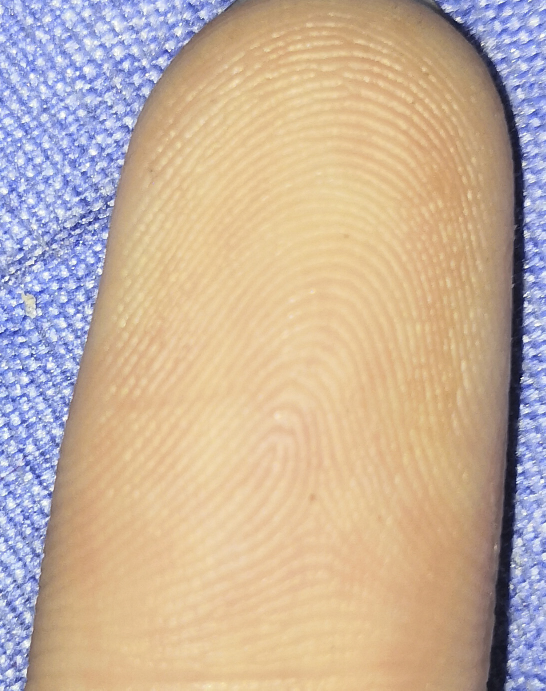
%> input picture img/img1.jpg, 1091 x 1381 px (shown at 1/2 size)
$ octave --eval "result = keypoint_extraction('img/img1.jpg');"   (GNU Octave 9; MATLAB toolbox functions it lacks are replaced by stand-ins)
%> lines starting %> are read from the running program, lines starting %| are printed output that depends on the picture; in (x1, y1, x2, y2) boxes, pixels count from 0 and x2, y2 are one past the last pixel; in counts of white or black regions, pixels touching at a corner belong together; the program's own positions count from 1
### finger2bw.m
function [bw,mask] = finger2bw(im)
[m,n,~] = size(im);
mask=segmentation(im,10);
im = rgb2gray(im);
im(mask==0)=0;
G_Filter=fspecial('gaussian',round(m/50),round(m/90));
im_Filter = imfilter(im, G_Filter);
im_Diff=im-im_Filter;
im=(im_Diff-min(im_Diff(:)))/(max(im_Diff(:))-min(im_Diff(:)));
bw=block_histeq(im,round(m/30));
bw = imerode(bw,strel('disk',1));
bw = bw-bwareaopen(bw,round(m*n/30));
bw = imdilate(bw,strel('disk',1));
bw = bwareaopen(bw,round(m*n/30000));
end

function im_out = block_histeq(im,block_size)
    h = @(block_struct) imbinarize(histeq(block_struct.data));
    im_out = blockproc(im,[block_size block_size],h);
end

### segmentation.m
function mask=segmentation(im,block_size)%im为输入图像,block_size为分块大小
    [row_num,col_num,~] = size(im);
    row_blk_num = floor(row_num/block_size);
    col_blk_num = floor(col_num/block_size);
    seed = [round(row_blk_num/2),round(col_blk_num/2)];%取图像中心点为种子
    mask = zeros(row_blk_num,col_blk_num,'logical');
    mask(seed(1),seed(2))=1;
    queue = [seed];
    threshold = .05;
    while size(queue, 1)
        x = queue(1,1);
        y = queue(1,2);
        queue(1,:) = [];
        block = im((x-1)*block_size+1:x*block_size,(y-1)*block_size+1:y*block_size,:);
        block_r = block(:,:,1); block_g = block(:,:,2); block_b = block(:,:,3);
        average_r = mean(block_r(:)); average_g = mean(block_g(:)); average_b = mean(block_b(:));
        for i = -1:1
        	for j = -1:1
                if x+i > 0  &&  x+i <= row_blk_num && y+j > 0  &&  y+j <= col_blk_num && ~mask(x+i,y+j)
                    block_next = im((x+i-1)*block_size+1:(x+i)*block_size,(y+j-1)*block_size+1:(y+j)*block_size,:);
                    block_next_r = block_next(:,:,1); block_next_g = block_next(:,:,2); block_next_b = block_next(:,:,3);
                    if abs(average_r - mean(block_next_r(:)))+abs(average_g - mean(block_next_g(:)))...
                            +abs(average_b - mean(block_next_b(:))) <= threshold
                        mask(x+i, y+j) =1;
                        queue(end+1,:) = [x+i, y+j];
                    end
                end
            end
        end
    end
    mask=imresize(imfill(mask,'holes'), [row_num,col_num],'nearest');
end

### Get_angle_array.m

% 寻找角度和波长（频率）的函数

function  [ angle_array , wavelength ,frequency ] = Get_angle_array(img,part_piece,extend)
    img_2 = img;

    height =size(img_2,1);
    width  = size (img_2,2);
    div_height =floor( height/part_piece);
    div_width = floor(width/part_piece);

    angle_array = zeros(div_height , div_width);
    wavelength = zeros(div_height, div_width);
    frequency = zeros(div_height,div_width);

    k=64;


    for i = 1 : div_height
        for j = 1 : div_width
            Area = double(img_2(part_piece*(i-1) + 1 : part_piece*i , part_piece*(j-1) + 1 : part_piece*j));
            if (((i-1)*part_piece - (extend-part_piece) / 2 +1 < 0) || (i*part_piece +(extend-part_piece) / 2>height) ...
                || ((j-1)*part_piece - (extend-part_piece) / 2 +1 < 0) || (j*part_piece +(extend-part_piece) / 2>width)) %之前写成div_height不对
                Area_abs = abs(fftshift(fft2(padarray(Area,[(extend-part_piece) / 2,(extend-part_piece) / 2],'both','replicate'))));
            else
                Area_abs = abs(fftshift(fft2(   img_2( (i-1)*part_piece - (extend-part_piece) / 2 +1 : i*part_piece ...
                    + (extend-part_piece)/2, (j-1)*part_piece - (extend-part_piece)/2 +1 : j*part_piece + (extend-part_piece)/2))));
            end

            [ posx,posy ] = find (Area_abs == max(max(Area_abs)));

            Area_abs(posx,posy) = 0 ;
            [ temp,pos_max ] = sort(Area_abs(:),'descend');
            [ x1,y1 ] = ind2sub(size(Area_abs),pos_max(1));
            [ x2,y2 ] = ind2sub(size(Area_abs),pos_max(2));
            angle = atand((y1-y2)/(x1-x2));                   %以度为单位的反正切
            temp_wave = k / sqrt( (x1 - x2)^2 + (y1 - y2)^2 );
            temp_frequency =  sqrt( (x1 - x2)^2 + (y1 - y2)^2 );
            angle_array( i , j ) = angle;
            wavelength( i , j ) =  temp_wave;
            frequency( i , j ) = temp_frequency;
        end
    end

end

### finger_enhance.m
% 用Gabor滤波器进行脊线增强的函数
function [enhancement_pic] = finger_enhance(img,mask,angle_array,wavelength,part_piece,extend)
    img_m = size(img, 1);
    img_n = size(img, 2);
    enhancement_pic = zeros(img_m, img_n);
    ex_piece = (extend - part_piece)/2;

    for i=1:floor(img_m/part_piece)
        for j=1:floor(img_n/part_piece)
            if mask(i,j)==1
                if ((i-1)*part_piece-ex_piece+1<0 || i*part_piece+ex_piece>img_m ...
                        ||(j-1)*part_piece-ex_piece+1<0 || j*part_piece+ex_piece>img_n )
                Area = padarray(img(part_piece*(i-1)+1:part_piece*i, part_piece*(j-1)+1:part_piece*j),...
                    [ex_piece,ex_piece], 'both', 'replicate');
                else
                Area = img(part_piece*(i-1)+1-ex_piece:part_piece*i+ex_piece, part_piece*(j-1)+1-ex_piece:part_piece*j+ex_piece);
                end
                temp_angle=angle_array(i, j) + 90;
                temp_wavelength = wavelength(i, j) +2;
                [Amplitude,theta] = imgaborfilt(Area,temp_wavelength,temp_angle);
                Area=Amplitude.*cos(theta);
                Area_max = max(Area(:));
                Area_min = min(Area(:));
                Area = (Area - Area_min) / (Area_max - Area_min);
                enhancement_pic((i-1)*part_piece+1:i*part_piece, (j-1)*part_piece+1:j*part_piece)...
                    = Area(ex_piece+1:extend-ex_piece,ex_piece+1:extend-ex_piece);
            else
                 enhancement_pic((i-1)*part_piece+1:i*part_piece, (j-1)*part_piece+1:j*part_piece)=1;
            end
        end
    end
    enhancement_max = max(max(enhancement_pic));
    enhancement_min = min(min(enhancement_pic));
    enhancement_pic = (enhancement_pic-enhancement_min)/(enhancement_max-enhancement_min);  %归一化

    filter_g = fspecial('Gaussian',[4,4],8);
    enhancement_pic = imfilter(enhancement_pic, filter_g, 'replicate', 'same');
    enhancement_pic = imbinarize(enhancement_pic,'global');
end

### keypoint_extraction.m
% function img = keypoint_extraction(imgpath)
function [img, mask, T] = keypoint_extraction(imgpath)
%> called with imgpath = 'img/img1.jpg'
%UNTITLED 此处显示有关此函数的摘要
%   此处显示详细说明
    im = im2double(imread(imgpath));
%     img = rgb2gray(im);
    [img_m,img_n,~] = size(im);
%> img_m = 1381; img_n = 1091
    [bw,mask] = finger2bw(im);
%> in segmentation, `mask(seed(1),seed(2))=1;`:
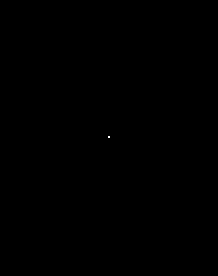
%> mask: size 138x109 logical (shown 2 times larger); 0.01% white in thin lines or dots, all inside (x1, y1, x2, y2) = (54, 68, 55, 69)
%> the loop in segmentation, `while size(queue, 1)` made 10443 passes
%> (x, y, average_r, average_g, average_b) on passes 2 to 4: (68, 54, 0.917, 0.805, 0.636), (68, 56, 0.919, 0.809, 0.63), (69, 54, 0.912, 0.789, 0.613)
%> after the loop in segmentation, `while size(queue, 1)`:
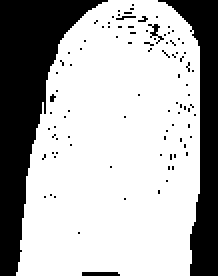
%> mask: size 138x109 logical (shown 2 times larger); 69.4% white; 96 black regions (92 under 20 px), largest, box (x1, y1, x2, y2) and area: (0, 0, 54, 138) 2810, (79, 0, 109, 138) 1562, (41, 136, 60, 138) 37, (74, 12, 82, 22) 25
%> in segmentation, `mask=imresize(imfill(mask,'holes'), [row_num,col_num],'nearest');`: mask: size 1381x1091 logical; 70.7% white; 3 black regions, box (x1, y1, x2, y2) and area: (0, 0, 540, 1381) 281170, (791, 0, 1091, 1381) 156190, (410, 1361, 601, 1381) 3720
%> in finger2bw, `im_Filter = imfilter(im, G_Filter);`:
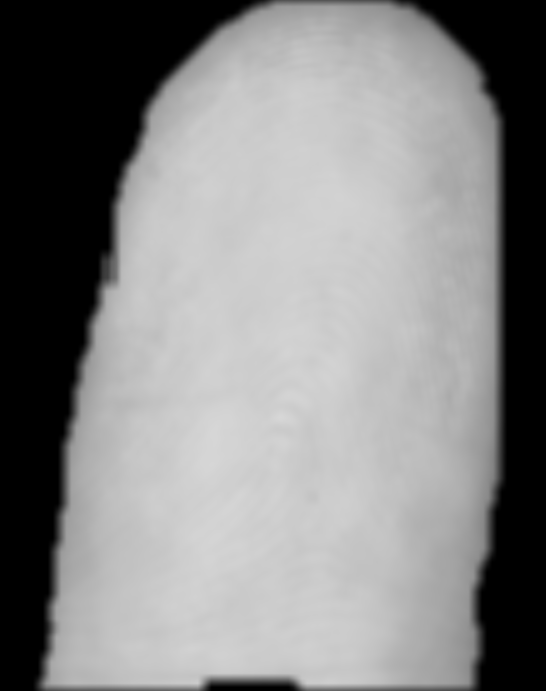
%> im_Filter: size 1381x1091 double (shown at 1/2 size); min 0, max 0.844, mean 0.527
%> in finger2bw, `im_Diff=im-im_Filter;`:
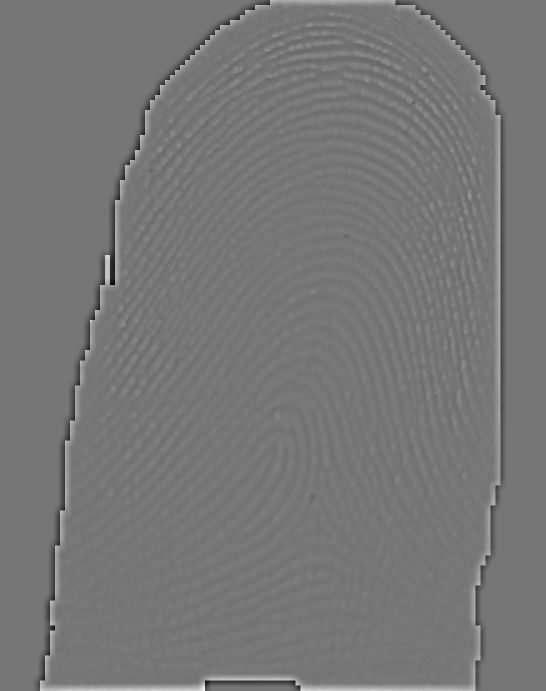
%> im_Diff: size 1381x1091 double (shown at 1/2 size); min -0.562, max 0.643, mean 0.00134; drawn with min black and max white
%> in block_histeq, `im_out = blockproc(im,[block_size block_size],h);`:
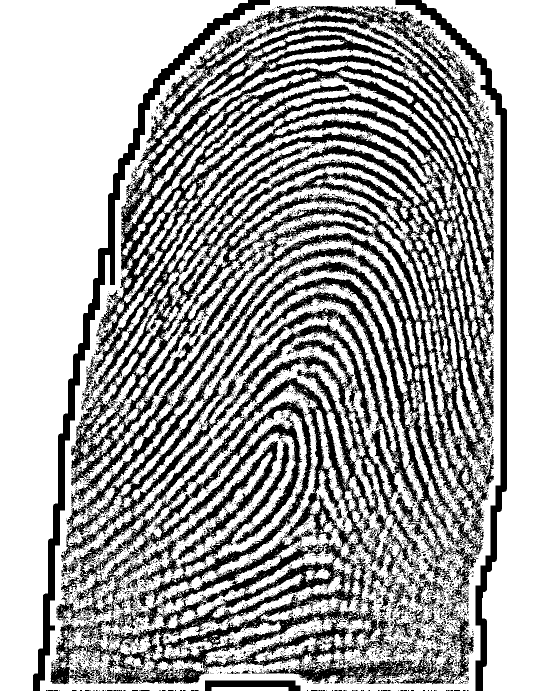
%> im_out: size 1381x1091 logical (shown at 1/2 size); 64.9% white; 5543 black regions (5391 under 20 px), largest, box (x1, y1, x2, y2) and area: (122, 51, 989, 1124) 259745, (122, 583, 948, 1369) 124589, (66, 0, 540, 1381) 26173
%> in finger2bw, `bw = imerode(bw,strel('disk',1));`: bw: size 1381x1091 logical; 51.2% white; 503 black regions (464 under 20 px), largest, box (x1, y1, x2, y2) and area: (100, 10, 990, 1370) 673047, (65, 0, 541, 1381) 29774, (790, 0, 1015, 1381) 24843
%> in finger2bw, `bw = bw-bwareaopen(bw,round(m*n/30));`: bw: size 1381x1091 double; values 0 (black) and 1 (white), 21.5% white; 3277 white regions (2603 under 20 px), largest, box (x1, y1, x2, y2) and area: (339, 827, 613, 1117) 12326, (399, 598, 792, 901) 6230, (560, 633, 791, 993) 5253
%> in finger2bw, `bw = imdilate(bw,strel('disk',1));`: bw: size 1381x1091 double; values 0 (black) and 1 (white), 29.9% white; 1313 white regions (825 under 20 px), largest, box (x1, y1, x2, y2) and area: (264, 597, 793, 1000) 20224, (287, 826, 614, 1134) 19029, (259, 664, 709, 1060) 12973
%> in finger2bw, `bw = bwareaopen(bw,round(m*n/30000));`:
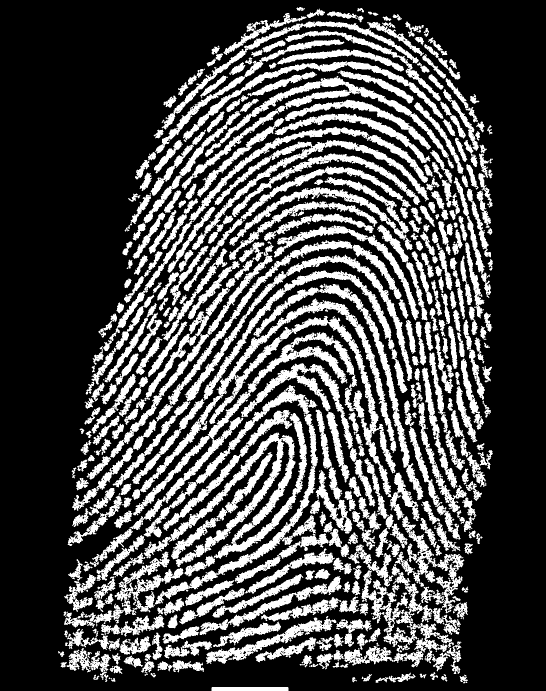
%> bw: size 1381x1091 logical (shown at 1/2 size); 29.3% white; 397 white regions, largest, box (x1, y1, x2, y2) and area: (264, 597, 793, 1000) 20224, (287, 826, 614, 1134) 19029, (259, 664, 709, 1060) 12973
%     img(mask==0)=0;
    fore_pic = ~bw;
%     figure,imshow(fore_pic)

    part_piece = 2*round(img_m/120);
%> part_piece = 24
    extend = 2*part_piece ;
%> extend = 48

 %%  方向场估计、频率场估计
    img_2 = im2double(fore_pic);
    [ angle_array , wavelength ,~ ] = Get_angle_array (img_2,part_piece,extend);
%> after the loop in Get_angle_array, `for i = 1 : div_height`: Area_abs: size 48x48 double; every value is 0
%% 方向场平滑处理    /   频率(波长)场平滑处理
    filter_g_wavelength= fspecial('Gaussian',[3,3],3);
    wavelength = imfilter(wavelength,filter_g_wavelength,'replicate','same');
    filter_g = fspecial('Gaussian',[5,5],1);
    angle_array = pi .* angle_array ./ 90;
    angle_sin = sin (angle_array);
    angle_sin = imfilter(angle_sin,filter_g,'replicate','same');
    angle_cos = cos(angle_array);
    angle_cos = imfilter(angle_cos,filter_g,'replicate','same');
    angle_array = atan2(angle_sin,angle_cos)/2;
    angle_array = 180 .* angle_array ./ pi;

%% 求脊线增强
    %初始化脊线增强的蒙版
    mask_new = imresize(mask, [floor(img_m/part_piece), floor(img_n/part_piece)], 'bicubic');
%> mask_new: size 57x45 logical; 70.4% white; 3 black regions (1 under 20 px), largest, box (x1, y1, x2, y2) and area: (0, 0, 21, 57) 477, (34, 0, 45, 57) 275
    mask_new = imerode(mask_new, strel('disk',2));
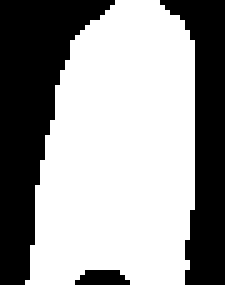
%> mask_new: size 57x45 logical (shown 5 times larger); 60.6% white; 3 black regions, box (x1, y1, x2, y2) and area: (0, 0, 23, 57) 593, (32, 0, 45, 57) 391, (15, 54, 26, 57) 27
    %脊线增强
    enhancement_pic = finger_enhance(img_2,mask_new,angle_array,wavelength,part_piece,extend);
%> the run ends on the next line
%     figure,imshow(enhancement_pic);
    [img, result, mask] = keypoint_detection(enhancement_pic, mask);
%     figure,imshow(img, []);
    index = round(result/part_piece);
    index(index==0) = 1;
    index = sub2ind(size(mask_new),index(:,1),index(:,2));
    angle = angle_array(index)/180*pi;
    T = [result,angle];
end
